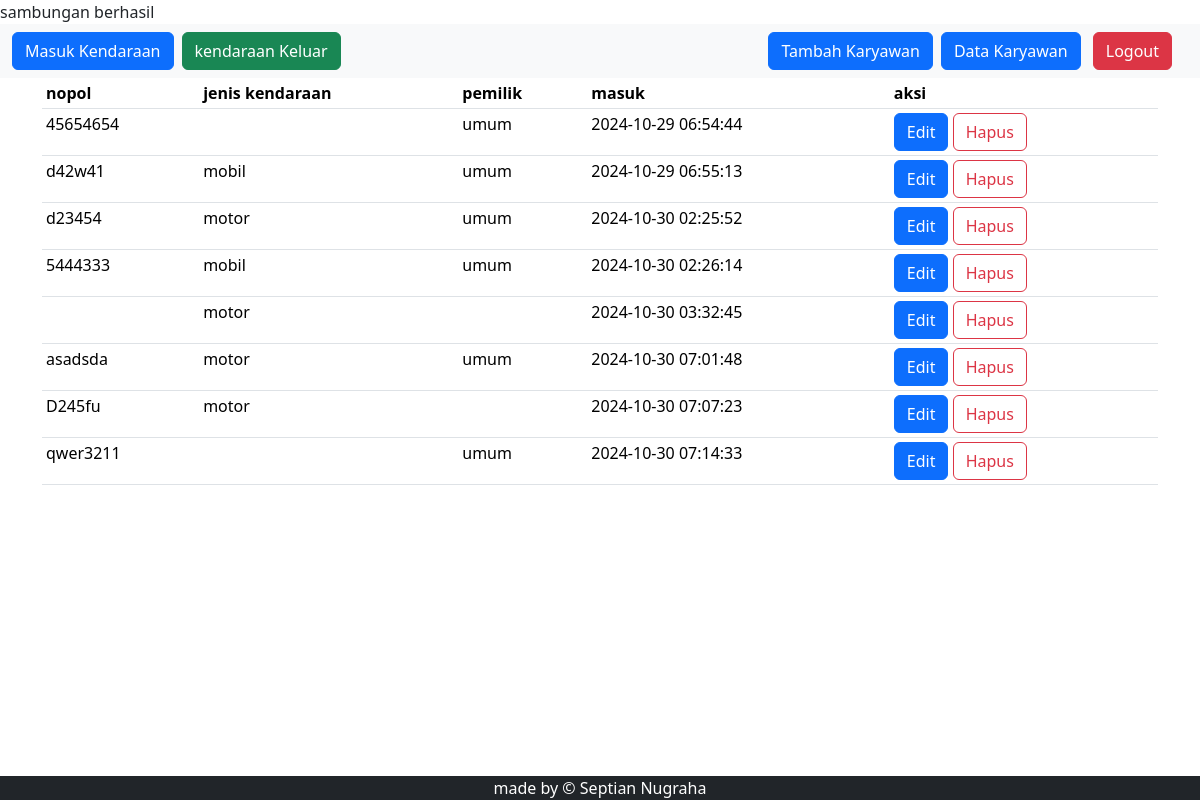
Page /index.php (signed in) on the committed database.
### tables this page shows
CREATE TABLE `tbl_parkir` (
  `id` int(15) NOT NULL,
  `nopol` varchar(10) NOT NULL,
  `jenis_kendaraan` varchar(100) NOT NULL,
  `pemilik` varchar(100) DEFAULT NULL,
  `tanggal` date DEFAULT NULL,
  `masuk` timestamp NOT NULL DEFAULT current_timestamp(),
  `keluar` datetime DEFAULT NULL
);

### connection.php (called while the page is built, shortened)
<?php
$host = 'localhost';
$user = 'root';
$passw = '';
$db = 'db_parkir';
$conn = mysqli_connect($host, $user, $passw, $db);
function myquery($query)
{
    global $conn;
    $result = mysqli_query($conn, $query);
    $list = [];
    while ($data = mysqli_fetch_assoc($result)) {
        $list[] = $data;
    }
    return $list;
}

### index.php (the view, shortened to what this page needs)
<?php
require 'connection.php';
$data = myquery("SELECT p.id, p.nopol, p.jenis_kendaraan, p.pemilik, p.tanggal, p.masuk, p.keluar
FROM tbl_parkir as p
WHERE P.keluar is null
");
?>
<?php
include('layout/header.php');
?>
<main class="flex-grow-1">
    <div class="container-sm">
        <table class="table table-sm">
            <thead>
                <tr>
                    <th>nopol</th>
                    <th>jenis kendaraan</th>
                    <th>pemilik</th>
                    <th>masuk</th>
                    <th>aksi</th>
                </tr>
            </thead>
            <tbody>
                <?php foreach ($data as $row): ?>
                    <tr>
                        <td><?= $row['nopol'] ?></td>
                        <td><?= $row['jenis_kendaraan'] ?></td>
                        <td><?= $row['pemilik'] ?></td>
                        <td><?= $row['masuk'] ?></td>
                        <td scope="row">
                            <a href="form_edit.php?id=<?=$row['id'] ?>" class="btn btn-primary">Edit</a>
                            <a href="functions.php?action=softdelete&id=<?= $row['id'] ?>" class="btn btn-outline-danger" onClick="return confirm('Yakin akan menghapus?')">Hapus</a>
                        </td>
                    </tr>
                <?php endforeach; ?>
            </tbody>
        </table>
    </div>
</main>
<?php
include('layout/footer.php')
?>

### rows in the picture
tbl_parkir: nopol "45654654", pemilik "umum", masuk "2024-10-29 06:54:44"
tbl_parkir: nopol "d42w41", jenis_kendaraan "mobil", pemilik "umum", masuk "2024-10-29 06:55:13"
tbl_parkir: nopol "d23454", jenis_kendaraan "motor", pemilik "umum", masuk "2024-10-30 02:25:52"
tbl_parkir: nopol "5444333", jenis_kendaraan "mobil", pemilik "umum", masuk "2024-10-30 02:26:14"
tbl_parkir: jenis_kendaraan "motor", masuk "2024-10-30 03:32:45"
tbl_parkir: nopol "asadsda", jenis_kendaraan "motor", pemilik "umum", masuk "2024-10-30 07:01:48"
tbl_parkir: nopol "D245fu", jenis_kendaraan "motor", masuk "2024-10-30 07:07:23"
tbl_parkir: nopol "qwer3211", pemilik "umum", masuk "2024-10-30 07:14:33"

### other values in the picture
$button1Text "Masuk Kendaraan"
$button2Text "kendaraan Keluar"
$buttonAdminText "Tambah Karyawan"
$buttonUserText "Data Karyawan"
